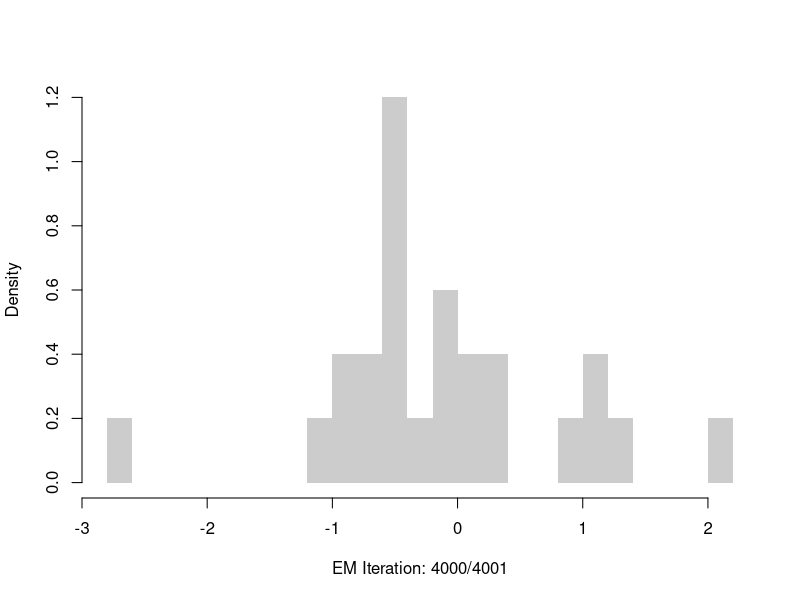
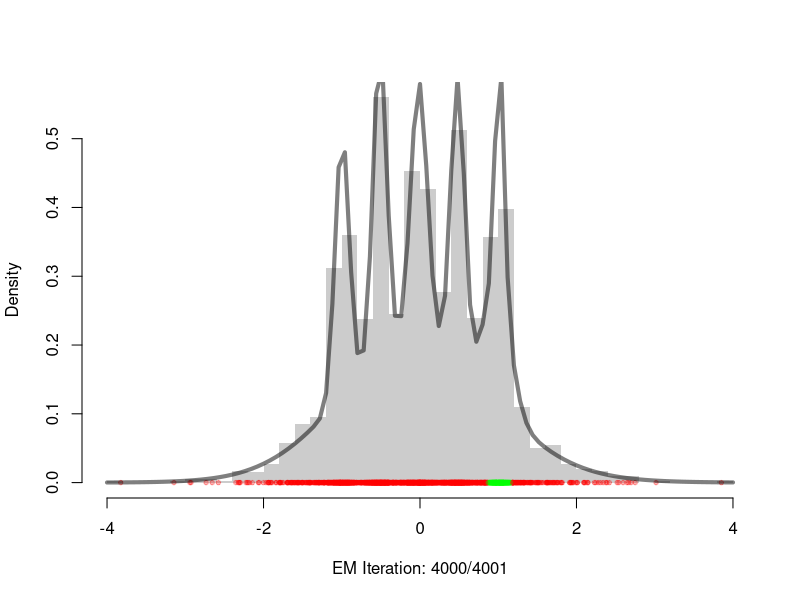

Recreate these plots in R, in order. (Note: this script raises an error after producing the figures.)
## ---- chunk 1
# Handmade EM4MoG ---------------------------------------------------------

fit_em = function(vals, weights, mu, sigma, n_iter, plot_flag = T)
{
  num_gauss = length(weights)
  # Init / 2 components only
  cols     = c(rgb(1,0,0,.3), rgb(0,1,0,.3), rgb(0,0,1,.3))
  like     = 0
  for(i in 1:num_gauss){
    like = like + weights[i]*dnorm(vals, mu[i], sigma[i])
  }
  deviance = -2*sum(log(like))
  res      = matrix(NA, n_iter + 1, num_gauss*3 + 2)
  res[1,]  = c(0, weights, mu, sigma, deviance)

  for (iter in 1:n_iter) {
    d = list()
    r = list()
    
    # E step
    for(i in 1:num_gauss){
      d[i] = list(weights[i]*dnorm(vals, mu[i], sigma[i]))
    }
    for(i in 1:num_gauss){
      sum_d = 0
      for(j in 1:length(d)){
        sum_d = sum_d + d[[j]]
      }
      r[i] = list(d[[i]]/sum_d)
    }
    
    # M step
    for(i in 1:num_gauss){
      weights[i]     = mean(r[[i]])
      mu[i]    = sum(r[[i]]*vals)/sum(r[[i]])
      sigma[i] = sqrt( sum(r[[i]]*(vals^2))/sum(r[[i]]) - (mu[i])^2 )
    }
    
    # -2 x log-likelihood (a.k.a. deviance)
    like     = 0
    for(i in 1:num_gauss){
      like = like + weights[i]*dnorm(vals, mu[i], sigma[i])
    }
    deviance = -2*sum( log(like) )
    
    # Save
    res[iter+1,] = c(iter, weights, mu, sigma, deviance)
    
    #Auxiliar function
    curve_val = function(x){
      res = 0
      for(i in 1:num_gauss){
        res = res + weights[i]*dnorm(x, mu[i], sigma[i])
      }
      return(res)
    }
    
    # Plot
    if(iter == 4000){
      if (plot_flag){
        hist(vals, prob = T, breaks = 30, col = gray(.8), border = NA, 
             main = "", xlab = paste("EM Iteration: ", iter, "/", n_iter, sep = ""))
        set.seed(123)
        points(jitter(vals), rep(0,length(vals)), 
               pch = 19, cex = .6, 
               col = cols[ (dnorm(vals,mu[1],sigma[1]) > dnorm(vals,mu[2],sigma[2])) + 1])
        curve(curve_val, lwd = 4, col = rgb(0,0,0,.5), add = TRUE)
        #Sys.sleep(0.1)
      }
    }
  }
  res = data.frame(res)
  names(res) = c("iteration", paste("p", 1:num_gauss, sep=""), paste("mu", 1:num_gauss, sep=""), paste("sigma", 1:num_gauss, sep=""), "deviance") # generalize the number of columns with k components parameters
  out = list(parameters = c(weights = weights, mu = mu, sigma = sigma), deviance = deviance, res = res) # return the final result
  return(out)
}

data("faithful")
?faithful
hem_fit = fit_em(faithful$waiting, 
                       weights      = c(.3,.3,.3), 
                       mu     = c(40,55,70), 
                       sigma  = c(8,8,8), 
                       n_iter = 20)
round( hem_fit$parameters, 3 )
hem_fit$deviance
## ---- chunk 2

initialize_parameters = function(vals, k){
    
  mat = matrix(nrow = length(vals), ncol = 1)
  mat[, 1] = vals
  kpp = kmpp(mat, k)
  
  weights = rep(1/k, k)
  mu = c(kpp$centers)
  if(k == 1){
    mu = mu[1]
  }
  sigma = rep(.2, k)
  
  return(list(vals = vals, weights = weights, mu = mu, sigma = sigma))
}
## ---- chunk 3
require(pracma)

kmpp = function(vals, k) {
  centroids = matrix(0, nrow= k, ncol = 1)
  n = nrow(vals)
  centroids[1] = sample(1:n, 1)
  
  for (i in 2:k) {
    distances = distmat(vals, matrix(vals[centroids, ]))
    pr = apply(distances, 1, min); pr[centroids] = 0
    centroids[i] = sample(1:n, 1, prob = pr)
  }
  kmeans(vals, vals[centroids, ])
}

## ---- chunk 4
require(mixtools)
sample_and_fit = function(sample_size, gauss_num){
  my_sample = rnormmix(sample_size,
               lambda = c(0.5, rep(0.1,5)),
               mu = c(0, ((0:4)/2)-1),
               sigma = c(1, rep(0.1,5)) )
  
  par = initialize_parameters(my_sample, gauss_num)
  weights = par$weights
  mu = par$mu
  sigma = par$sigma

  out1 = fit_em(my_sample, weights, mu, sigma, n_iter = 4001)
  print(out1)
  
}
## ---- chunk 5
sample_and_fit(sample_size = 25, gauss_num = 8)
## ---- chunk 6
sample_and_fit(sample_size = 2000, gauss_num = 8)
## ---- chunk 7
k_max = 8
p_list = list()
mu_list = list()
sigma_list = list()

n = 2000
XX = rnormmix(n,
             lambda = c(0.5, rep(0.1,5)),
             mu = c(0, ((0:4)/2)-1),
             sigma = c(1, rep(0.1,5)) )

for(k in 1:k_max){
  par = initialize_parameters(XX = XX, n = n, k = k)
  p_list = append(p_list, list(par$p))
  mu_list = append(mu_list, list(par$mu))
  sigma_list = append(sigma_list, list(par$sigma))
}

## ---- chunk 8
# AIC

AIC = function(y, kmax, n_iter, p, mu, sigma) {
  aic.j = c()
  
  for (k in 1:kmax){
    p = p_list[[k]]
    mu = mu_list[[k]]
    sigma = sigma_list[[k]]
    
    out.opt = fit_em(y, p, mu, sigma, n_iter = 20, plot_flag = F)
    
    p = out.opt$parameters[1:k]
    mu = out.opt$parameters[(k+1):(2*k)]
    sigma = out.opt$parameters[(2*k+1):(3*k)]
    
    like = 0
    for(i in 1:k){
      like = like + p[i]*dnorm(y, mu[i], sigma[i])
    }

    aic.j = c(aic.j, 2 * sum(log(like)) - 2 * k)
  }

  best.k = which.max(aic.j) 
  return(best.k)
}
## ---- chunk 9
n = 2000
XX = rnormmix(n,
           lambda = c(0.5, rep(0.1,5)),
           mu = c(0, ((0:4)/2)-1),
           sigma = c(1, rep(0.1,5)) )

AIC(XX, 8, 20)
## ---- chunk 10
BIC = function(y, kmax, n_iter) {
  bic.j = c()
  len.y = length(y)

  for (k in 1:kmax){
    p = rep(1/k, k)
    mu    = runif(k, min = 0.1, max= 0.9)
    sigma = runif(k, min = 0.1, max = 0.9)

    out.opt = fit_em(y, p, mu, sigma, n_iter = n_iter, plot_flag = F)

    p = out.opt$parameters[1:k]
    mu = out.opt$parameters[(k+1):(2*k)]
    sigma = out.opt$parameters[(2*k+1):(3*k)]

    like = 0
    for(i in 1:k){
      like = like + p[i]*dnorm(y, mu[i], sigma[i])
    }
  
    bic.j = c(bic.j, sum(log(like)) - log(len.y)/2 * k)
  }

  best.k = which.max(bic.j) 
  return(best.k)
}
## ---- chunk 11
XX = rnormmix(n,
           lambda = c(0.5, rep(0.1,5)),
           mu = c(0, ((0:4)/2)-1),
           sigma = c(1, rep(0.1,5)) )

BIC(XX, 8, 20)
## ---- chunk 12
training.model = function(y_train, y_test, kmax, n_iter) {
  like.j = c()
  
  for (k in 1:kmax){
    p = rep(1/k, k)
    mu    = runif(k, min = 0.1, max= 0.9)
    sigma = runif(k, min = 0.1, max = 0.9)
    
    out.opt = fit_em(y_train, p, mu, sigma, n_iter = n_iter, plot_flag = F) # get the estimated parameters
    
    p = out.opt$parameters[1:k]
    mu = out.opt$parameters[(k+1):(2*k)]
    sigma = out.opt$parameters[(2*k+1):(3*k)]
    
    like = 0
    for(i in 1:k){
      like = like + p[i]*dnorm(y_test, mu[i], sigma[i])
    }
    
    like.j = c(like.j, sum(log(like)))
  }
  
  best.k = which.max(like.j) # return the index of the k component the maximize the score 
  return(best.k)
}
## ---- chunk 13
XX = rnormmix(n,
           lambda = c(0.5, rep(0.1,5)),
           mu = c(0, ((0:4)/2)-1),
           sigma = c(1, rep(0.1,5)) )
## ---- chunk 14
require(caret)
# 50% 50%
trainIndex = createDataPartition(XX, p = .5, 
                                  list = FALSE, 
                                  times = 1)
y_train = XX[ trainIndex]
y_test  = XX[-trainIndex]

training.model(y_train, y_test, 8, 20)
## ---- chunk 15
# 70% 30%
trainIndex = createDataPartition(XX, p = .7, 
                                  list = FALSE, 
                                  times = 1)
y_train = XX[ trainIndex]
y_test  = XX[-trainIndex]

training.model(y_train, y_test, 8, 20)
## ---- chunk 16
# 30% 70%
trainIndex = createDataPartition(XX, p = .3, 
                                  list = FALSE, 
                                  times = 1)
y_train = XX[ trainIndex]
y_test  = XX[-trainIndex]

training.model(y_train, y_test, 8, 20)
## ---- chunk 17
library(caret)
k.fold.cross.validation = function(y, k_folds, kmax, n_iter) {
  best.cross.v = c() 
  expectations = c()
  like.j = c()
  
  lst.k.folds = createFolds(y, k = k_folds, list = TRUE, returnTrain = FALSE) # create k folds with n observations
  
  fold.names = names(lst.k.folds)
  for (k in 1:kmax) { # train the model kmax iterations
    for (x in 1:k_folds) { # train each fold k times
      # divide the observations
      n.k.fold = fold.names[x]
      
      test.set = y[unlist(lst.k.folds[n.k.fold], use.names=FALSE)]            
      train.set = y[-unlist(lst.k.folds[n.k.fold], use.names = FALSE)]          
      
      # randomly initialize parameters
      p = rep(1/k, k)
      mu    = runif(k, min = 0.1, max= 0.9)
      sigma = runif(k, min = 0.1, max = 0.9)
      
      # get the estimated parameters
      out.opt = fit_em(train.set, p, mu, sigma, n_iter = n_iter, plot_flag = F)
      
      p = out.opt$parameters[1:k]
      mu = out.opt$parameters[(k+1):(2*k)]
      sigma = out.opt$parameters[(2*k+1):(3*k)]
      
      # calculate the likelihood with the previous estimated parameters
      like = 0
      for(i in 1:k){
        like = like + p[i]*dnorm(y_test, mu[i], sigma[i])
      }
      
      # for each fold calculate the mean of the log-likelihood
      like.j = c(like.j, mean(log(like)))
    }
    
    # save the i-th expectation
    expectations = c(expectations, mean(like.j))
  }
  best.cross.v = which.max(expectations) # return the index of the k component the maximize the score
  return(best.cross.v)
}
## ---- chunk 18
k.fold.cross.validation(XX, 5, 8, 20)
